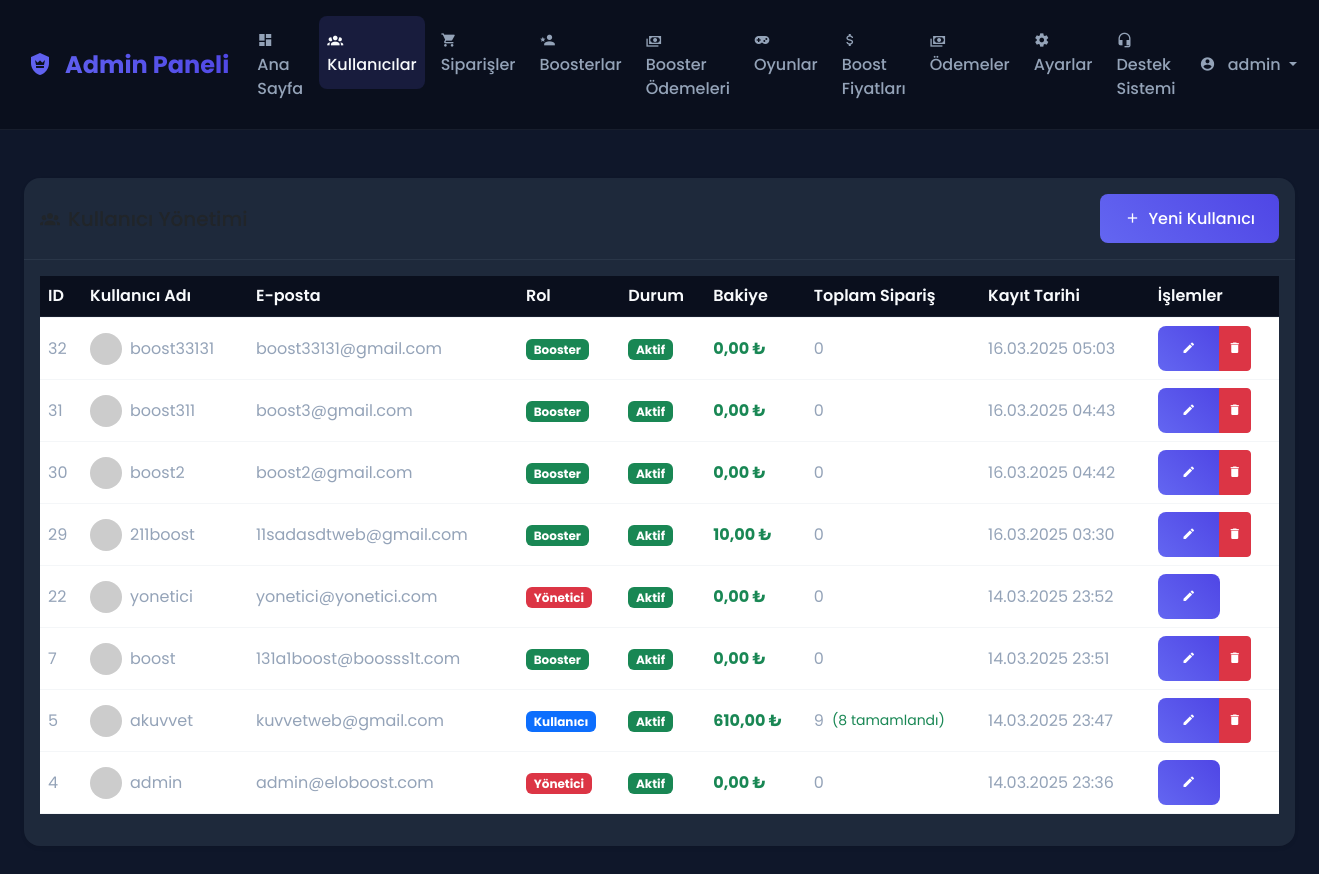
/Elo-Dosyalar/admin/users.php (signed in), run on the app's committed database.
### tables this page shows
CREATE TABLE `users` (
  `id` int NOT NULL,
  `username` varchar(50) NOT NULL,
  `email` varchar(100) NOT NULL,
  `password` varchar(255) NOT NULL,
  `role` enum('admin','booster','user') NOT NULL DEFAULT 'user',
  `balance` decimal(10,2) NOT NULL DEFAULT '0.00',
  `status` enum('active','inactive') NOT NULL DEFAULT 'active',
  `created_at` timestamp NULL DEFAULT CURRENT_TIMESTAMP,
  `updated_at` timestamp NULL DEFAULT CURRENT_TIMESTAMP ON UPDATE CURRENT_TIMESTAMP
);

### Elo-Dosyalar/admin/users.php (the view, shortened to what this page needs)
<?php
require_once '../includes/config.php';
try {
    $stmt = $conn->prepare("
        SELECT u.*,
               COUNT(DISTINCT o.id) as total_orders,
               SUM(CASE WHEN o.status = 'completed' THEN 1 ELSE 0 END) as completed_orders
        FROM users u
        LEFT JOIN orders o ON u.id = o.user_id
        GROUP BY u.id, u.username, u.email, u.role, u.status, u.created_at, u.balance
        ORDER BY u.created_at DESC
    ");
    $stmt->execute();
    $users = $stmt->fetchAll(PDO::FETCH_ASSOC);
} catch(PDOException $e) {
    $_SESSION['error'] = "Kullanıcılar alınırken bir hata oluştu: " . $e->getMessage();
    $users = [];
}
require_once 'includes/header.php';
?>
<div class="container-fluid py-4">
    <div class="row">
        <div class="col-12">
            <div class="card border-0 shadow-sm">
                <div class="card-header bg-transparent py-3">
                    <div class="d-flex justify-content-between align-items-center">
                        <h5 class="mb-0">
                            <i class="mdi mdi-account-group me-2"></i>Kullanıcı Yönetimi
                        </h5>
                        <button type="button" class="btn btn-primary" data-bs-toggle="modal" data-bs-target="#addUserModal">
                            <i class="mdi mdi-plus me-2"></i>Yeni Kullanıcı
                        </button>
                    </div>
                </div>
                <div class="card-body">
                    <div class="table-responsive">
                        <table class="table table-hover align-middle" id="usersTable">
                            <thead>
                                <tr>
                                    <th>ID</th>
                                    <th>Kullanıcı Adı</th>
                                    <th>E-posta</th>
                                    <th>Rol</th>
                                    <th>Durum</th>
                                    <th>Bakiye</th>
                                    <th>Toplam Sipariş</th>
                                    <th>Kayıt Tarihi</th>
                                    <th>İşlemler</th>
                                </tr>
                            </thead>
                            <tbody>
                                <?php foreach ($users as $user): ?>
                                    <tr>
                                        <td><?php echo $user['id']; ?></td>
                                        <td>
                                            <div class="d-flex align-items-center">
                                                <img src="https://ui-avatars.com/api/?name=<?php echo urlencode($user['username']); ?>&background=random"
                                                     class="rounded-circle me-2" width="32" height="32">
                                                <?php echo htmlspecialchars($user['username']); ?>
                                            </div>
                                        </td>
                                        <td><?php echo htmlspecialchars($user['email']); ?></td>
                                        <td>
                                            <?php
                                            $role_badges = [
                                                'admin' => 'danger',
                                                'user' => 'primary',
                                                'booster' => 'success'
                                            ];
                                            $role_names = [
                                                'admin' => 'Yönetici',
                                                'user' => 'Kullanıcı',
                                                'booster' => 'Booster'
                                            ];
                                            ?>
                                            <span class="badge bg-<?php echo $role_badges[$user['role']]; ?>">
                                                <?php echo $role_names[$user['role']]; ?>
                                            </span>
                                        </td>
                                        <td>
                                            <?php if ($user['status'] === 'active'): ?>
                                                <span class="badge bg-success">Aktif</span>
                                            <?php else: ?>
                                                <span class="badge bg-danger">Pasif</span>
                                            <?php endif; ?>
                                        </td>
                                        <td>
                                            <span class="text-success fw-bold">
                                                <?php echo number_format($user['balance'] ?? 0, 2, ',', '.'); ?> ₺
                                            </span>
                                        </td>
                                        <td>
                                            <div class="d-flex align-items-center">
                                                <span class="me-2"><?php echo $user['total_orders']; ?></span>
                                                <?php if ($user['total_orders'] > 0): ?>
                                                    <small class="text-success">
                                                        (<?php echo $user['completed_orders']; ?> tamamlandı)
                                                    </small>
                                                <?php endif; ?>
                                            </div>
                                        </td>
                                        <td><?php echo date('d.m.Y H:i', strtotime($user['created_at'])); ?></td>
                                        <td>
                                            <div class="btn-group">
                                                <button type="button" class="btn btn-primary btn-sm"
                                                        onclick="editUser(<?php echo htmlspecialchars(json_encode($user)); ?>)">
                                                    <i class="mdi mdi-pencil"></i>
                                                </button>
                                                <?php if ($user['role'] !== 'admin'): ?>
                                                    <button type="button" class="btn btn-danger btn-sm"
                                                            onclick="deleteUser(<?php echo $user['id']; ?>, '<?php echo $user['username']; ?>')">
                                                        <i class="mdi mdi-delete"></i>
                                                    </button>
                                                <?php endif; ?>
                                            </div>
                                        </td>
                                    </tr>
                                <?php endforeach; ?>
                            </tbody>
                        </table>
                    </div>
                </div>
            </div>
        </div>
    </div>
</div>
<?php require_once 'includes/footer.php'; ?>

### Elo-Dosyalar/admin/includes/header.php (style rules this page uses)
:root { --primary-color: #6366f1; --secondary-color: #4f46e5; --dark-bg: #0f172a; --darker-bg: #0a0f1d; --card-bg: #1e293b; --text-primary: #f8fafc; --text-secondary: #94a3b8; --border-color: rgba(148, 163, 184, 0.1); }
body { font-family: 'Poppins', sans-serif; background: var(--dark-bg); color: var(--text-primary); min-height: 100vh; }
.card { background: var(--card-bg); border: 1px solid var(--border-color); border-radius: 1rem; box-shadow: 0 4px 6px -1px rgba(0, 0, 0, 0.1), 0 2px 4px -1px rgba(0, 0, 0, 0.06); }
.card-header { background: rgba(99, 102, 241, 0.1); border-bottom: 1px solid var(--border-color); padding: 1rem; }
.btn-primary { background: linear-gradient(45deg, var(--primary-color), var(--secondary-color)); border: none; padding: 0.75rem 1.5rem; border-radius: 0.5rem; font-weight: 500; transition: all 0.3s ease; }
.table { color: var(--text-primary); }
.table thead th { background: var(--darker-bg); color: var(--text-primary); font-weight: 600; border-bottom: 2px solid var(--border-color); }
.table td { color: var(--text-secondary); border-color: var(--border-color); vertical-align: middle; }

### data on the page
users: id "32", username "boost33131", email "boost33131@gmail.com", role "Booster", status "Aktif", balance "0,00", total_orders "0", created_at "16.03.2025 05:03"
users: id "31", username "boost311", email "boost3@gmail.com", role "Booster", status "Aktif", balance "0,00", total_orders "0", created_at "16.03.2025 04:43"
users: id "30", username "boost2", email "boost2@gmail.com", role "Booster", status "Aktif", balance "0,00", total_orders "0", created_at "16.03.2025 04:42"
users: id "29", username "211boost", email "11sadasdtweb@gmail.com", role "Booster", status "Aktif", balance "10,00", total_orders "0", created_at "16.03.2025 03:30"
users: id "22", username "yonetici", email "yonetici@yonetici.com", role "Yönetici", status "Aktif", balance "0,00", total_orders "0", created_at "14.03.2025 23:52"
users: id "7", username "boost", email "131a1boost@boosss1t.com", role "Booster", status "Aktif", balance "0,00", total_orders "0", created_at "14.03.2025 23:51"
users: id "5", username "akuvvet", email "kuvvetweb@gmail.com", role "Kullanıcı", status "Aktif", balance "610,00", total_orders "9", completed_orders "8", created_at "14.03.2025 23:47"
users: id "4", username "admin", email "admin@eloboost.com", role "Yönetici", status "Aktif", balance "0,00", total_orders "0", created_at "14.03.2025 23:36"

### other printed values
$_SESSION['username'] "admin"
